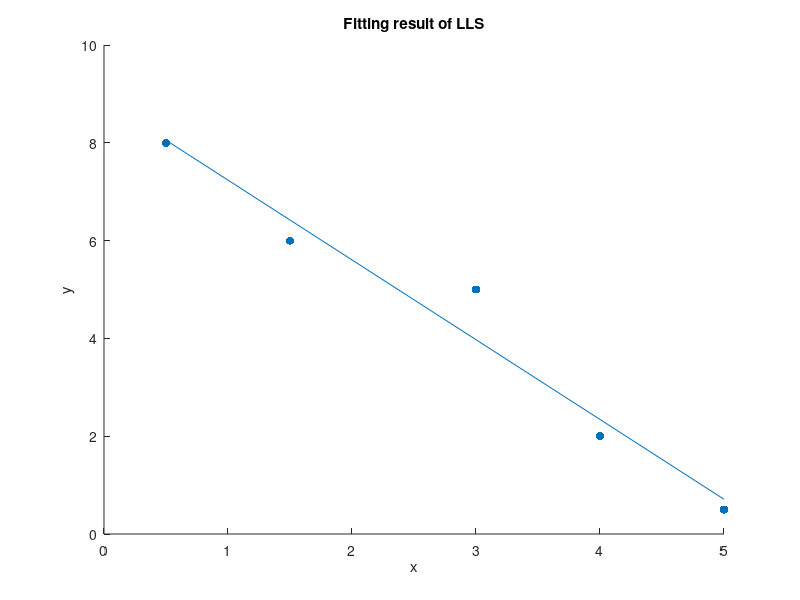

The MATLAB source for this figure:
clc;
clear;

x = [1 0.5; 1 1.5; 1 3; 1 4.0; 1 5.0];
d = [8.0; 6.0; 5; 2; 0.5];

%inv(x'*x) * x' == (x'*x) \ x'
w = (x'*x) \ x' *d;
y = x*w;

fig1 = figure;
xlabel('x');
ylabel('y');
title("Fitting result of LLS");
hold on;
scatter(x(:,2), d, 'filled')
p = plot(x(:,2), y);
disp(w);
%saveas(fig1, 'q4a.png');
